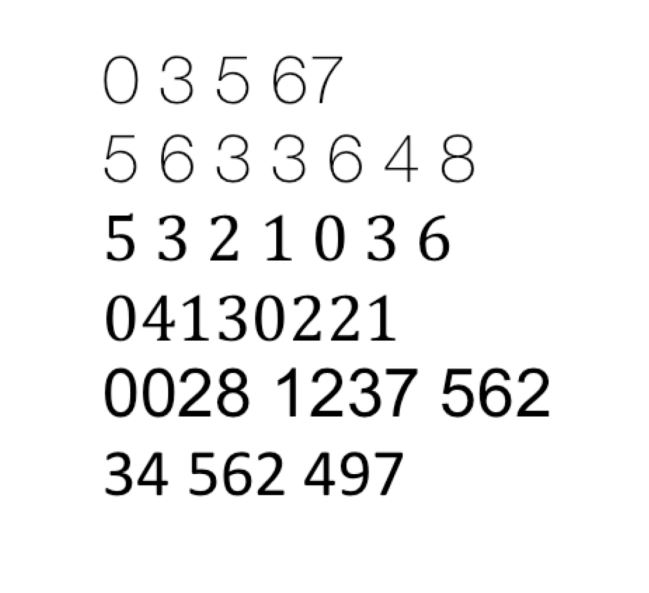
#> input picture example_picture.jpg, 649 x 593 px
$ python label_8_connected.py
#> lines starting #> are read from the running program, lines starting #| are printed output that depends on the picture; after the words box and inside, x2 and y2 are one past the last pixel; in counts of white or black regions, pixels touching at a corner belong together
import numpy as np
from PIL import Image, ImageDraw


def main():
    img = Image.open('example_picture.jpg')
#> img is the input picture: PIL image 649x593 RGB; min 0, max 255, mean 241.3
    img_gray = img.convert('L')  # converts the image to grayscale image
    # img_bin = img.convert('1') #converts to a binary image, T=128, LOW=0, HIGH=255
    img_gray.show()
    ONE = 150
    a = np.asarray(img_gray)  # from PIL to np array
    a_bin = threshold(a, 100, ONE, 0)
    im = Image.fromarray(a_bin)  # from np array to PIL format
    im.show()

    label = blob_coloring_8_connected(a_bin, ONE)
    new_img2 = np2PIL_color(label)
    new_img2.show()

    rectangle_array = rectangle(label, img)

    #resize(img, rectangle_array)

    resize(im, rectangle_array)

    # [5 lines of commented-out code are left out]


# [33 lines left out: functions binary_image, np2PIL, not called in this run]


def np2PIL_color(im):
    print("size of arr: ", im.shape)
    img = Image.fromarray(np.uint8(im))
    return img


def threshold(im, T, LOW, HIGH):
#> called with T = 100, LOW = 150, HIGH = 0
    (nrows, ncols) = im.shape
#> nrows = 593; ncols = 649
    im_out = np.zeros(shape=im.shape)
    for i in range(nrows):
        for j in range(ncols):
            if abs(im[i][j]) < T:
                im_out[i][j] = LOW
            else:
                im_out[i][j] = HIGH
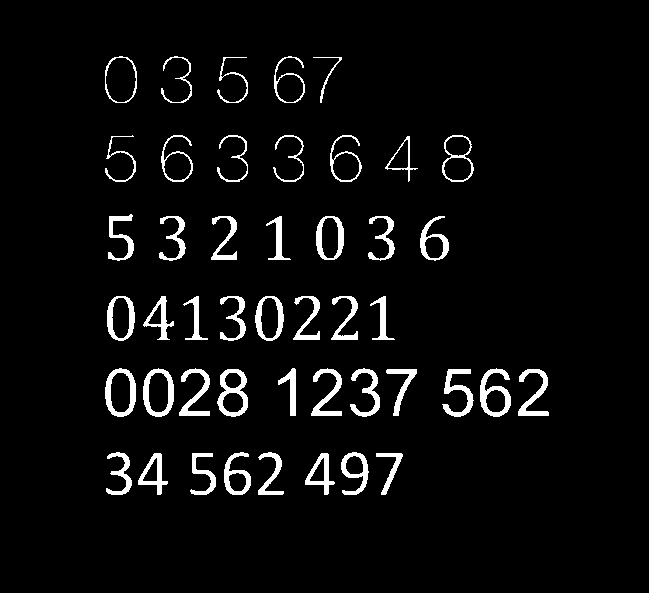
#> im_out: shape (593, 649) float64; values 0 (black) and 150 (white), 4.7% white; 46 white regions, largest, box (x1, y1, x2, y2) and area: (217, 369, 248, 417) 647, (480, 368, 511, 417) 637, (105, 368, 136, 417) 600
    return im_out


def blob_coloring_8_connected(bim, ONE):
#> called with ONE = 150
    max_label = int(10000)
    nrow = bim.shape[0]
#> nrow = 593
    ncol = bim.shape[1]
#> ncol = 649
    print("nrow, ncol", nrow, ncol)
#| nrow, ncol 593 649
    im = np.zeros(shape=(nrow, ncol), dtype=int)
    a = np.zeros(shape=max_label, dtype=int)
    a = np.arange(0, max_label, dtype=int)
    color_map = np.zeros(shape=(max_label, 3), dtype=np.uint8)
    color_im = np.zeros(shape=(nrow, ncol, 3), dtype=np.uint8)

    for i in range(max_label):
        np.random.seed(i)
        color_map[i][0] = np.random.randint(0, 255, 1, dtype=np.uint8)
        color_map[i][1] = np.random.randint(0, 255, 1, dtype=np.uint8)
        color_map[i][2] = np.random.randint(0, 255, 1, dtype=np.uint8)

    k = 0
    for i in range(nrow):
        for j in range(ncol):
            im[i][j] = max_label
#> im: shape (593, 649) int64; every value is 10000
    for i in range(1, nrow - 1):
        for j in range(1, ncol - 1):
            c = bim[i][j]
            l = bim[i][j - 1]
            u = bim[i - 1][j]
            d = bim[i - 1][j - 1]
            r = bim[i - 1][j + 1]

            label_u = im[i - 1][j]
            label_l = im[i][j - 1]
            label_d = im[i - 1][j - 1]
            label_r = im[i - 1][j + 1]

            im[i][j] = max_label
            if c == ONE:
                min_label = min(label_u, label_l, label_d, label_r)
                if min_label == max_label:
                    k += 1
                    im[i][j] = k
                else:
                    im[i][j] = min_label
                    if min_label != label_u and label_u != max_label:
                        update_array(a, min_label, label_u)

                    if min_label != label_l and label_l != max_label:
                        update_array(a, min_label, label_l)

                    if min_label != label_d and label_d != max_label:
                        update_array(a, min_label, label_d)

                    if min_label != label_r and label_r != max_label:
                        update_array(a, min_label, label_r)

            else:
                im[i][j] = max_label
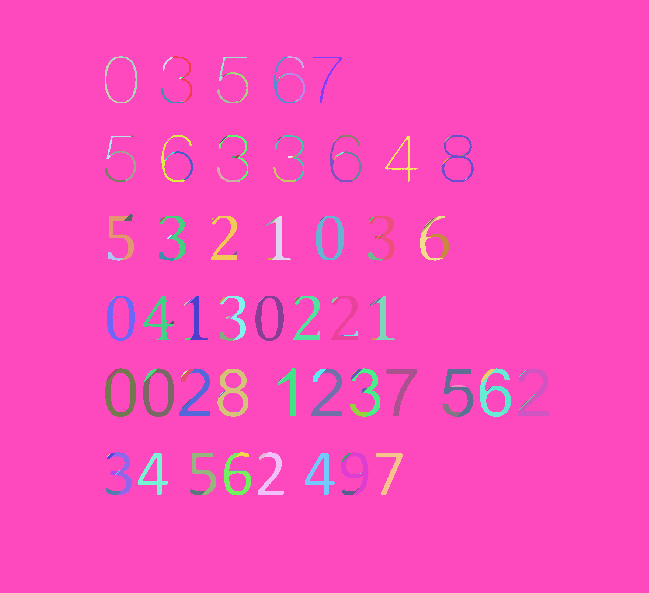
#> im: shape (593, 649) int64; 232 distinct labels, from 1 to 10000; one colour per label, 0 black
#> after the loop, k = 231
    # final reduction in label array
    for i in range(k + 1):
        index = i
        while a[index] != index:
            index = a[index]
        a[i] = a[index]
#> after the loop, a = 10000 values, max 9999 at index 9999, min 0 at index 0, mean 4999.1

    # second pass to resolve labels and show label colors
    for i in range(nrow):
        for j in range(ncol):

            if bim[i][j] == ONE:
                im[i][j] = a[im[i][j]]
                if im[i][j] == max_label:
                    im[i][j] == 0
                    color_im[i][j][0] = 0
                    color_im[i][j][1] = 0
                    color_im[i][j][2] = 0
                color_im[i][j][0] = color_map[im[i][j], 0]
                color_im[i][j][1] = color_map[im[i][j], 1]
                color_im[i][j][2] = color_map[im[i][j], 2]
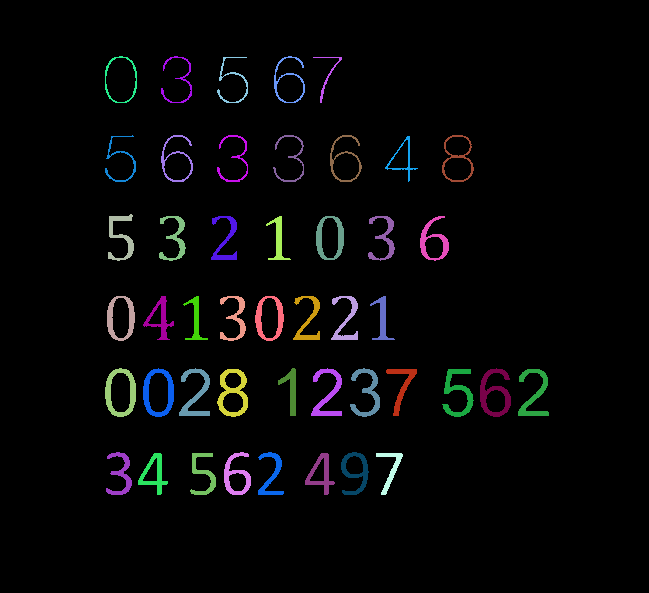
#> color_im: shape (593, 649, 3); mean of channels 0, 1, 2 6.2, 6.1, 7; drawn as R, G, B
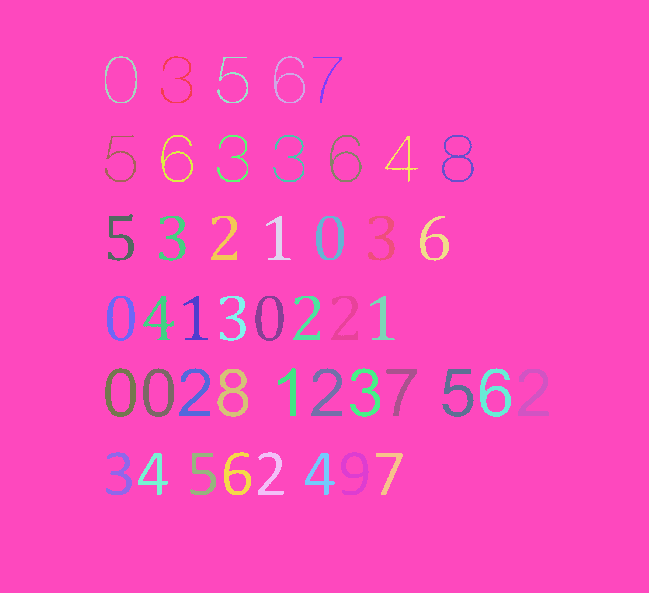
#> im: shape (593, 649) int64; 47 distinct labels, from 1 to 10000; one colour per label, 0 black
#| size of arr:  (593, 649, 3)
    return color_im


def update_array(a, label1, label2):
    index = lab_small = lab_large = 0
    if label1 < label2:
        lab_small = label1
        lab_large = label2
    else:
        lab_small = label2
        lab_large = label1
    index = lab_large
    while index > 1 and a[index] != lab_small:
        if a[index] < lab_small:
            temp = index
            index = lab_small
            lab_small = a[temp]
        elif a[index] > lab_small:
            temp = a[index]
            a[index] = lab_small
            index = temp
        else:  # a[index] == lab_small
            break

    return


def convert(set):
    return list(set)


def rectangle(label, img):
    nrow = label.shape[0]
#> nrow = 593
    ncol = label.shape[1]
#> ncol = 649

    # finding rgb values
    rgb = set(tuple(v) for item in label for v in item)
#> rgb = 47 items

    # converting set with rgb values into a list
    rgb_list = convert(rgb)
#> rgb_list = 47 items, first 6: (187, 75, 242), (201, 15, 236), (37, 235, 140), (193, 252, 233), (167, 0, 158), (120, 2, 73)

    k = len(rgb)
#> k = 47

    # finding coordinates of characters
    rectangle_array = np.zeros((k, 4))

    for i in range(k):
        rectangle_array[i][0] = 10000
        rectangle_array[i][1] = 10000

    for i in range(nrow):
        for j in range(ncol):
            # checking if current label has rgb values
            if label[i][j][0] != 0 and label[i][j][1] != 0 and label[i][j][2] != 0:
                # detecting current index
                current_R = label[i][j][0]
                current_G = label[i][j][1]
                current_B = label[i][j][2]
                index = -1
                for z in range(k):
                    if current_R == rgb_list[z][0] and current_G == rgb_list[z][1] and current_B == rgb_list[z][2]:
                        index = z
                        break

                # index is known from this point
                for t in range(k):
                    # finding min_i
                    if i < rectangle_array[index][0]:
                        rectangle_array[index][0] = i
                    # finding min_j
                    if j < rectangle_array[index][1]:
                        rectangle_array[index][1] = j
                    # finding max_i
                    if i > rectangle_array[index][2]:
                        rectangle_array[index][2] = i
                    # finding max_j
                    if j > rectangle_array[index][3]:
                        rectangle_array[index][3] = j
#> after the loop, rectangle_array = 47 rows, first 6: [368, 311, 415, 341], [135, 217, 181, 247], [56, 105, 102, 136], [453, 376, 494, 402], [10000, 10000, 0, 0], [368, 480, 416, 510]

    # drawing the rectangles
    for i in range(k):
        shape = [(rectangle_array[i][1], rectangle_array[i][0]), (rectangle_array[i][3], rectangle_array[i][2])]
        img1 = ImageDraw.Draw(img)
        img1.rectangle(shape, fill=None, outline="red")
#> this loop made 5 passes
#> shape on passes 1 to 5: [(311, 368), (341, 415)], [(217, 135), (247, 181)], [(105, 56), (136, 102)], [(376, 453), (402, 494)], [(10000, 10000), (0, 0)]
    img.show()

    return rectangle_array


# [77 lines left out: functions resize, hu_moment, r_moment, not called in this run]


if __name__ == '__main__':
#> (the run stopped early here; a loop or call above may not have finished)

$ run again, with exm.JPG copied over example_picture.jpg
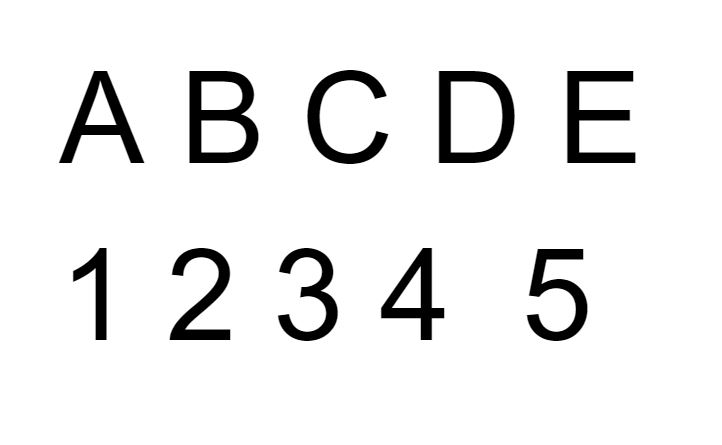
#> input picture exm.JPG, 722 x 445 px
#> in main, img is the input picture: PIL image 722x445 RGB; min 0, max 255, mean 236.2
#> after the loop in threshold, `for i in range(nrows):`:
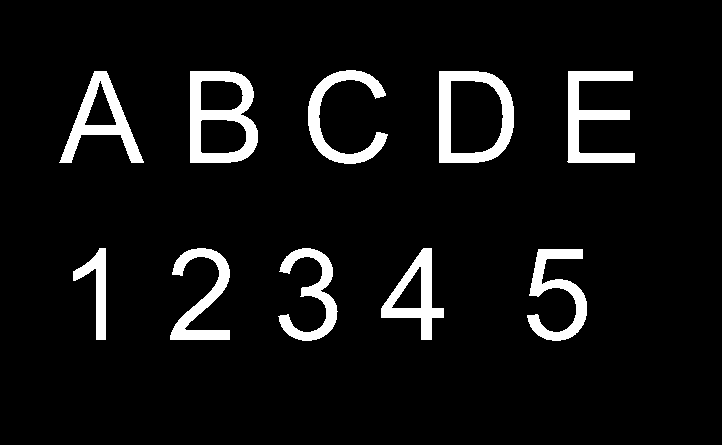
#> im_out: shape (445, 722) float64; values 0 (black) and 150 (white), 7.1% white; 10 white regions, largest, box (x1, y1, x2, y2) and area: (190, 71, 258, 163) 3150, (439, 71, 514, 163) 2915, (567, 71, 635, 163) 2624
#| nrow, ncol 445 722
#> after the loop in blob_coloring_8_connected, `for i in range(1, nrow - 1):`: k = 73
#> after the loop in blob_coloring_8_connected, `for i in range(k + 1):`: a = 10000 values, max 9999 at index 9999, min 0 at index 0, mean 4999.4
#> after the loop in blob_coloring_8_connected, `for i in range(nrow):`:
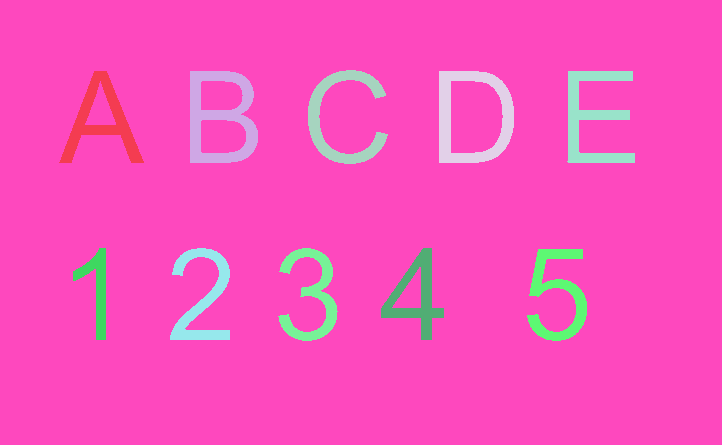
#> im: shape (445, 722) int64; 11 distinct labels, from 1 to 10000; one colour per label, 0 black
#| size of arr:  (445, 722, 3)
#> rgb = 11 items
#> rgb_list = [(138, 201, 227), (99, 206, 239), (201, 15, 236), (168, 15, 237), (37, 235, 140), (37, 165, 173), (0, 0, 0), (215, 43, 133), (106, 152, 249), (210, 87, 16), (213, 115, 236)]
#> in rectangle, `k = len(rgb)`: k = 11
#> after the loop in rectangle, `for i in range(nrow):`: rectangle_array = [[71, 567, 162, 634], [71, 439, 162, 513], [249, 527, 340, 586], [71, 59, 162, 143], [70, 308, 163, 387], [248, 170, 339, 229], [10000, 10000, 0, 0], [248, 381, 339, 443], [71, 190, 162, 257], [248, 278, 340, 337], [248, 73, 339, 105]]
#> the loop in rectangle, `for i in range(k):` made 7 passes
#> shape on passes 1 to 7: [(567, 71), (634, 162)], [(439, 71), (513, 162)], [(527, 249), (586, 340)], [(59, 71), (143, 162)], [(308, 70), (387, 163)], [(170, 248), (229, 339)], [(10000, 10000), (0, 0)]
